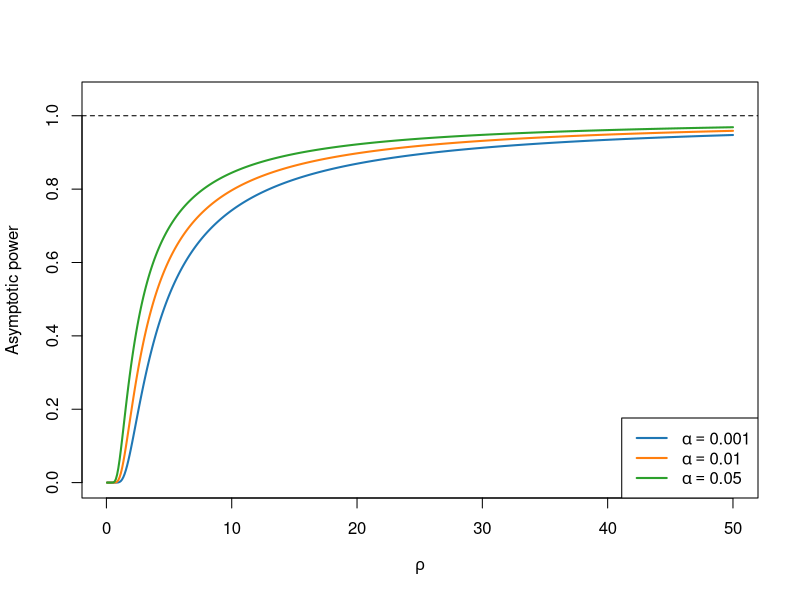
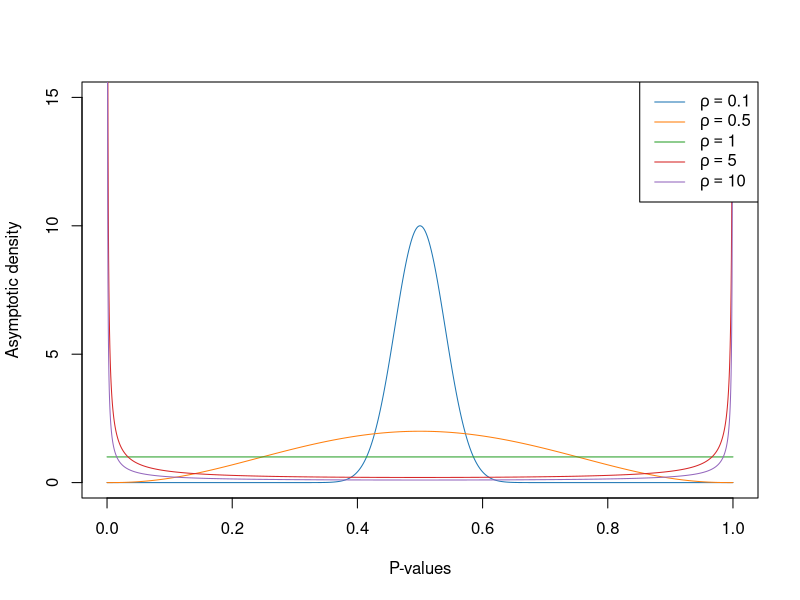

Here is the R script that generated these plots, in order:
## ---- chunk 1
# Grid of rho values
rho <- seq(0.05, 50, length.out = 500)

# Alpha levels
alphas <- c(0.001, 0.01, 0.05)

# Python/matplotlib default colors
py_colors <- c("#1f77b4", "#ff7f0e", "#2ca02c")

# Two-sided asymptotic power function
power_fun <- function(rho, alpha) {
  2 * (1 - pnorm(qnorm(1 - alpha/2) / rho))
}

# Compute power curves
power_mat <- sapply(alphas, function(a) power_fun(rho, a))

# Plot
matplot(rho, power_mat, type = "l", lwd = 2, lty = 1,
        xlab = expression(rho),
        ylab = "Asymptotic power",
        col = py_colors,
        ylim = c(0, 1.05))

# Horizontal dashed line at power = 1
abline(h = 1, lty = 2)

legend_labels <- lapply(alphas, function(a) bquote(alpha == .(a)))

legend("bottomright",
       legend = legend_labels,
       col = py_colors,
       lwd = 2)


## ---- chunk 2
set.seed(123)

# rho values
rhos <- c(0.1, 0.5, 1.0, 5.0, 10)

# Python/matplotlib colors
py_colors <- c("#1f77b4", "#ff7f0e", "#2ca02c", "#d62728", "#9467bd")

# Grid of p-values
p <- seq(1e-6, 0.999999, length.out = 2000)

# One-sided density function (numerical approximation)
density_one_sided <- function(p, rho) {
  z <- qnorm(1 - p)
  (1/rho) * (dnorm(z/rho) / dnorm(z))
}

# Compute densities
dens_mat <- sapply(rhos, function(r) density_one_sided(p, r))

# Plot
matplot(p, dens_mat, type = "l", lwd = 1, lty = 1,
        col = py_colors,
        xlab = "P-values",
        ylab = "Asymptotic density",
        xlim = c(0,1),
        ylim = c(0, 15))

# Legend with math expressions
legend_labels <- lapply(rhos, function(r) bquote(rho == .(r)))

legend("topright",
       legend = legend_labels,
       col = py_colors,
       lwd = 1)
